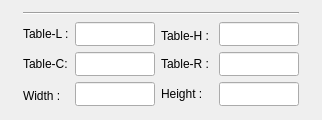
<?xml version="1.0" encoding="UTF-8"?>
<ui version="4.0">
 <class>Form</class>
 <widget class="QWidget" name="Form">
  <property name="geometry">
   <rect>
    <x>0</x>
    <y>0</y>
    <width>322</width>
    <height>120</height>
   </rect>
  </property>
  <property name="windowTitle">
   <string>Form</string>
  </property>
  <layout class="QGridLayout" name="gridLayout_2">
   <item row="0" column="0">
    <widget class="Line" name="line">
     <property name="orientation">
      <enum>Qt::Horizontal</enum>
     </property>
    </widget>
   </item>
   <item row="1" column="0">
    <layout class="QGridLayout" name="gridLayout">
     <item row="0" column="2">
      <widget class="QLabel" name="label_21">
       <property name="enabled">
        <bool>true</bool>
       </property>
       <property name="sizePolicy">
        <sizepolicy hsizetype="Fixed" vsizetype="Fixed">
         <horstretch>0</horstretch>
         <verstretch>0</verstretch>
        </sizepolicy>
       </property>
       <property name="minimumSize">
        <size>
         <width>0</width>
         <height>24</height>
        </size>
       </property>
       <property name="maximumSize">
        <size>
         <width>16777215</width>
         <height>20</height>
        </size>
       </property>
       <property name="text">
        <string>Table-H :</string>
       </property>
      </widget>
     </item>
     <item row="2" column="0">
      <widget class="QLabel" name="label_19">
       <property name="enabled">
        <bool>true</bool>
       </property>
       <property name="sizePolicy">
        <sizepolicy hsizetype="Fixed" vsizetype="Fixed">
         <horstretch>0</horstretch>
         <verstretch>0</verstretch>
        </sizepolicy>
       </property>
       <property name="minimumSize">
        <size>
         <width>0</width>
         <height>24</height>
        </size>
       </property>
       <property name="maximumSize">
        <size>
         <width>16777215</width>
         <height>20</height>
        </size>
       </property>
       <property name="text">
        <string>Width :</string>
       </property>
      </widget>
     </item>
     <item row="0" column="0">
      <widget class="QLabel" name="label_12">
       <property name="sizePolicy">
        <sizepolicy hsizetype="Preferred" vsizetype="Fixed">
         <horstretch>0</horstretch>
         <verstretch>0</verstretch>
        </sizepolicy>
       </property>
       <property name="minimumSize">
        <size>
         <width>0</width>
         <height>24</height>
        </size>
       </property>
       <property name="maximumSize">
        <size>
         <width>16777215</width>
         <height>24</height>
        </size>
       </property>
       <property name="text">
        <string>Table-L :</string>
       </property>
      </widget>
     </item>
     <item row="2" column="1">
      <widget class="QLineEdit" name="module_width">
       <property name="enabled">
        <bool>true</bool>
       </property>
       <property name="sizePolicy">
        <sizepolicy hsizetype="Preferred" vsizetype="Fixed">
         <horstretch>0</horstretch>
         <verstretch>0</verstretch>
        </sizepolicy>
       </property>
       <property name="minimumSize">
        <size>
         <width>80</width>
         <height>24</height>
        </size>
       </property>
       <property name="maximumSize">
        <size>
         <width>80</width>
         <height>24</height>
        </size>
       </property>
       <property name="text">
        <string/>
       </property>
      </widget>
     </item>
     <item row="1" column="2">
      <widget class="QLabel" name="label_13">
       <property name="sizePolicy">
        <sizepolicy hsizetype="Preferred" vsizetype="Fixed">
         <horstretch>0</horstretch>
         <verstretch>0</verstretch>
        </sizepolicy>
       </property>
       <property name="minimumSize">
        <size>
         <width>0</width>
         <height>24</height>
        </size>
       </property>
       <property name="maximumSize">
        <size>
         <width>16777215</width>
         <height>24</height>
        </size>
       </property>
       <property name="text">
        <string>Table-R : </string>
       </property>
      </widget>
     </item>
     <item row="2" column="2">
      <widget class="QLabel" name="label_20">
       <property name="enabled">
        <bool>true</bool>
       </property>
       <property name="sizePolicy">
        <sizepolicy hsizetype="Fixed" vsizetype="Fixed">
         <horstretch>0</horstretch>
         <verstretch>0</verstretch>
        </sizepolicy>
       </property>
       <property name="minimumSize">
        <size>
         <width>0</width>
         <height>24</height>
        </size>
       </property>
       <property name="maximumSize">
        <size>
         <width>16777215</width>
         <height>24</height>
        </size>
       </property>
       <property name="text">
        <string>Height :</string>
       </property>
      </widget>
     </item>
     <item row="2" column="3">
      <widget class="QLineEdit" name="module_height">
       <property name="enabled">
        <bool>true</bool>
       </property>
       <property name="sizePolicy">
        <sizepolicy hsizetype="Preferred" vsizetype="Preferred">
         <horstretch>0</horstretch>
         <verstretch>0</verstretch>
        </sizepolicy>
       </property>
       <property name="minimumSize">
        <size>
         <width>80</width>
         <height>24</height>
        </size>
       </property>
       <property name="maximumSize">
        <size>
         <width>80</width>
         <height>24</height>
        </size>
       </property>
       <property name="text">
        <string/>
       </property>
      </widget>
     </item>
     <item row="0" column="3">
      <widget class="QLineEdit" name="table_height">
       <property name="enabled">
        <bool>true</bool>
       </property>
       <property name="sizePolicy">
        <sizepolicy hsizetype="Preferred" vsizetype="Fixed">
         <horstretch>0</horstretch>
         <verstretch>0</verstretch>
        </sizepolicy>
       </property>
       <property name="minimumSize">
        <size>
         <width>80</width>
         <height>24</height>
        </size>
       </property>
       <property name="maximumSize">
        <size>
         <width>80</width>
         <height>24</height>
        </size>
       </property>
       <property name="text">
        <string/>
       </property>
      </widget>
     </item>
     <item row="0" column="1">
      <widget class="QLineEdit" name="table_length">
       <property name="sizePolicy">
        <sizepolicy hsizetype="Fixed" vsizetype="Fixed">
         <horstretch>0</horstretch>
         <verstretch>0</verstretch>
        </sizepolicy>
       </property>
       <property name="minimumSize">
        <size>
         <width>80</width>
         <height>24</height>
        </size>
       </property>
       <property name="maximumSize">
        <size>
         <width>80</width>
         <height>24</height>
        </size>
       </property>
      </widget>
     </item>
     <item row="1" column="1">
      <widget class="QLineEdit" name="table_column">
       <property name="sizePolicy">
        <sizepolicy hsizetype="Fixed" vsizetype="Fixed">
         <horstretch>0</horstretch>
         <verstretch>0</verstretch>
        </sizepolicy>
       </property>
       <property name="minimumSize">
        <size>
         <width>80</width>
         <height>24</height>
        </size>
       </property>
       <property name="maximumSize">
        <size>
         <width>80</width>
         <height>24</height>
        </size>
       </property>
       <property name="text">
        <string/>
       </property>
      </widget>
     </item>
     <item row="1" column="3">
      <widget class="QLineEdit" name="table_row">
       <property name="sizePolicy">
        <sizepolicy hsizetype="Fixed" vsizetype="Fixed">
         <horstretch>0</horstretch>
         <verstretch>0</verstretch>
        </sizepolicy>
       </property>
       <property name="minimumSize">
        <size>
         <width>80</width>
         <height>24</height>
        </size>
       </property>
       <property name="maximumSize">
        <size>
         <width>80</width>
         <height>24</height>
        </size>
       </property>
      </widget>
     </item>
     <item row="1" column="0">
      <widget class="QLabel" name="label_14">
       <property name="sizePolicy">
        <sizepolicy hsizetype="Preferred" vsizetype="Fixed">
         <horstretch>0</horstretch>
         <verstretch>0</verstretch>
        </sizepolicy>
       </property>
       <property name="minimumSize">
        <size>
         <width>0</width>
         <height>24</height>
        </size>
       </property>
       <property name="maximumSize">
        <size>
         <width>16777215</width>
         <height>24</height>
        </size>
       </property>
       <property name="text">
        <string>Table-C:</string>
       </property>
      </widget>
     </item>
    </layout>
   </item>
  </layout>
 </widget>
 <resources/>
 <connections/>
</ui>
